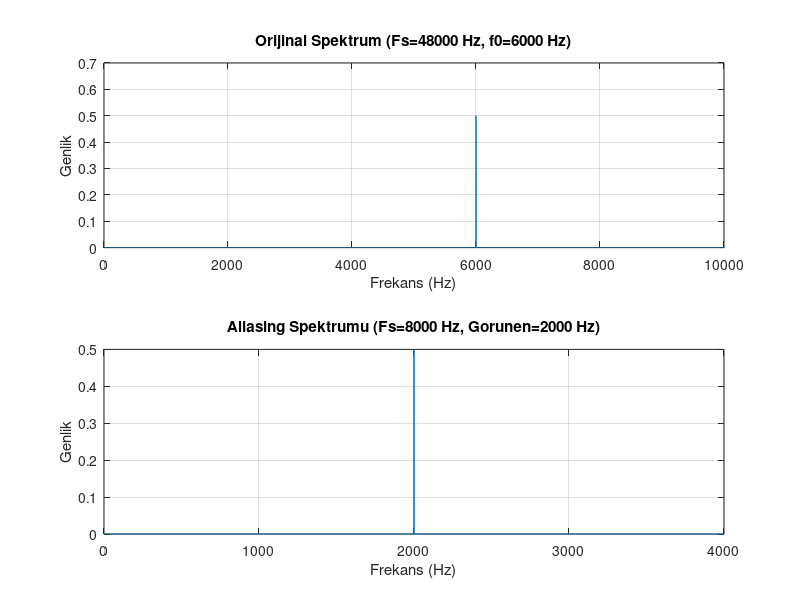

MATLAB code to generate this figure:
%% Aliasing (Ortusme) Gosterimi
% Bu script, ornekleme hizi yetersiz oldugunda frekanslarin nasil katlandigini gosterir.

%% 1. Tek Ton (Sinus) Uzerinden Aliasing
Fs_yuksek = 48000;
Fs_dusuk = 8000;
T = 1; % saniye
t_yuksek = (0:1/Fs_yuksek:T-1/Fs_yuksek)';
f0 = 6000; % 6 kHz sinyal

x_yuksek = sin(2*pi*f0*t_yuksek);

% Basit Downsample (8 kHz'e dusurme)
D = Fs_yuksek / Fs_dusuk;
x_dusuk = x_yuksek(1:D:end);

% FFT Hesaplamalari
N1 = numel(x_yuksek);
X1 = abs(fft(x_yuksek))/N1;
f1 = (0:floor(N1/2))*(Fs_yuksek/N1);

N2 = numel(x_dusuk);
X2 = abs(fft(x_dusuk))/N2;
f2 = (0:floor(N2/2))*(Fs_dusuk/N2);

% Gorsellestirme
figure;
subplot(2,1,1);
plot(f1, X1(1:numel(f1))); grid on;
title(sprintf("Orijinal Spektrum (Fs=%d Hz, f0=%d Hz)", Fs_yuksek, f0));
xlabel("Frekans (Hz)"); ylabel("Genlik");
xlim([0 10000]);

subplot(2,1,2);
plot(f2, X2(1:numel(f2))); grid on;
title(sprintf("Aliasing Spektrumu (Fs=%d Hz, Gorunen=%d Hz)", Fs_dusuk, abs(Fs_dusuk-f0)));
xlabel("Frekans (Hz)"); ylabel("Genlik");
xlim([0 4000]);

%% 3. Grafikleri Kaydetme
if ~exist('../assets', 'dir'), mkdir('../assets'); end
saveas(gcf, '../assets/aliasing_demo.png');


%% 2. Ses Verisi Uzerinde Aliasing Etkisi
% [x, Fs_true] = audioread("euphoric.wav"); % Varsa acin
% x_alias = x(1:6:end); % 48k -> 8k downsample
% soundsc(x, Fs_true); pause(3);
% soundsc(x_alias, 8000); % Metalik/bozuk ses duyulabilir
